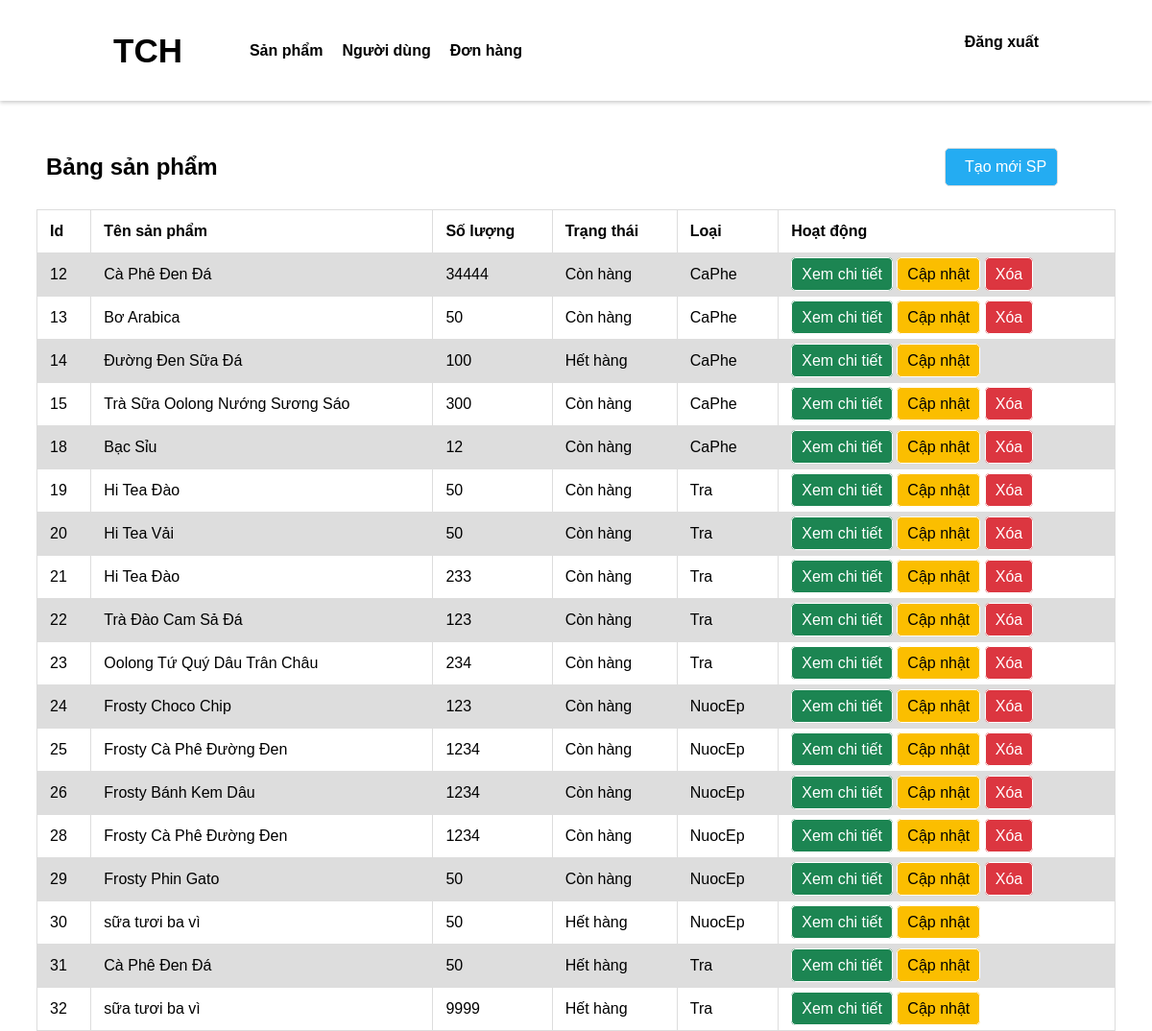
The page /admin/quanLySP.php (signed in) on the database its author committed.
### tables this page shows
CREATE TABLE `san_pham` (
  `id` bigint NOT NULL AUTO_INCREMENT,
  `ten` varchar(50) DEFAULT NULL,
  `loai` varchar(50) DEFAULT NULL,
  `so_luong` int DEFAULT NULL,
  `gia` float DEFAULT NULL,
  `mo_ta` text,
  `anh` varchar(255) DEFAULT NULL,
  `trang_thai` tinyint(1) DEFAULT '1',
  PRIMARY KEY (`id`)
);

### php/admin/getAllObject.php (called while the page is built, shortened)
<?php
function getAll_object($con, $tableName)
{
    $sql = "SELECT * FROM $tableName";
    $Users = [];
    $stmt = $con->prepare($sql);
    if ($stmt) {
        $stmt->execute();
        $result = $stmt->get_result();
        while ($user = $result->fetch_assoc()) {
            $Users[] = $user;
        }
        return $Users;
    }
    return [];
}

### admin/quanLySP.php (the view, shortened to what this page needs)
<!DOCTYPE html>
<html lang="en">
<head>
    <link rel="stylesheet" href="css/quanLy.css">
</head>
<body>
    <?php
    require('layout/header.php');
    require('../php/admin/getAllObject.php');
    $products = getAll_object($con, 'san_pham');
    ?>
    <div class="quanLyDH">
        <div class="title">
            <h2>Bảng sản phẩm</h2>
            <a href="taoMoi_SP.php" class="create">Tạo mới SP</a>
        </div>
        <table>
            <tr>
                <th>Id</th>
                <th>Tên sản phẩm</th>
                <th>Số lượng</th>
                <th>Trạng thái</th>
                <th>Loại</th>
                <th>Hoạt động</th>
            </tr>
            <?php
            foreach ($products as $product) {
            ?>
                <tr>
                    <td><?php echo $product['id'] ?></td>
                    <td><?php echo $product['ten'] ?></td>
                    <td><?php echo $product['so_luong'] ?></td>
                    <td><?php echo $product['trang_thai'] == 1 ? 'Còn hàng' : 'Hết hàng' ?></td>
                    <td><?php echo $product['loai'] ?></td>
                    <td>
                        <a href="xemCT_SP.php?id=<?php echo $product['id'] ?>" style=" background-color: #1C8552; color : white;">Xem chi tiết</a>
                        <a href="capNhat_SP.php?id=<?php echo $product['id'] ?>" style=" background-color: #FBBE00; color : black;">Cập nhật</a>
                        <?php if ($product['trang_thai'] == 1) {
                        ?>
                            <a href="xoa_SP.php?id=<?php echo $product['id'] ?>" style=" background-color: #DC3640; color : white;">Xóa</a>
                        <?php
                        } ?>
                    </td>
                </tr>
            <?php
            }
            ?>
        </table>
    </div>
</body>
</html>

### admin/css/quanLy.css (style rules this page uses)
body { font-family: Arial, sans-serif; }
.quanLyDH { margin: 130px 30px; height: 100vh; }
.quanLyDH table { font-family: arial, sans-serif; border-collapse: collapse; width: 100%; }
td, th { border: 1px solid #dddddd; text-align: left; padding: 13px; }
tr:nth-child(even) { background-color: #dddddd; }
td a, .create { text-decoration: none; padding: 8px 10px; border: 1px solid white; border-radius: 5px; width: 6px; }
.title { display: flex; justify-content: space-between; align-items: center; padding: 10px; }
.title .create { background-color: #24ACF2; color: white; padding: 10px 20px; margin: 0 50px; padding-right: 90px; border: 1px solid #ddd; border-radius: 5px; display: inline-block; text-align: center; text-decoration: none; white-space: nowrap; }
td a, .title .create:hover { background-color: #1c8cd1; }

### rows shown on the page
san_pham: id "12", ten "Cà Phê Đen Đá", so_luong "34444", trang_thai "Còn hàng", loai "CaPhe"
san_pham: id "13", ten "Bơ Arabica", so_luong "50", trang_thai "Còn hàng", loai "CaPhe"
san_pham: id "14", ten "Đường Đen Sữa Đá", so_luong "100", trang_thai "Hết hàng", loai "CaPhe"
san_pham: id "15", ten "Trà Sữa Oolong Nướng Sương Sáo", so_luong "300", trang_thai "Còn hàng", loai "CaPhe"
san_pham: id "18", ten "Bạc Sỉu", so_luong "12", trang_thai "Còn hàng", loai "CaPhe"
san_pham: id "19", ten "Hi Tea Đào", so_luong "50", trang_thai "Còn hàng", loai "Tra"
san_pham: id "20", ten "Hi Tea Vải", so_luong "50", trang_thai "Còn hàng", loai "Tra"
san_pham: id "21", ten "Hi Tea Đào", so_luong "233", trang_thai "Còn hàng", loai "Tra"
san_pham: id "22", ten "Trà Đào Cam Sả Đá", so_luong "123", trang_thai "Còn hàng", loai "Tra"
san_pham: id "23", ten "Oolong Tứ Quý Dâu Trân Châu", so_luong "234", trang_thai "Còn hàng", loai "Tra"
san_pham: id "24", ten "Frosty Choco Chip", so_luong "123", trang_thai "Còn hàng", loai "NuocEp"
san_pham: id "25", ten "Frosty Cà Phê Đường Đen", so_luong "1234", trang_thai "Còn hàng", loai "NuocEp"
san_pham: id "26", ten "Frosty Bánh Kem Dâu", so_luong "1234", trang_thai "Còn hàng", loai "NuocEp"
san_pham: id "28", ten "Frosty Cà Phê Đường Đen", so_luong "1234", trang_thai "Còn hàng", loai "NuocEp"
san_pham: id "29", ten "Frosty Phin Gato", so_luong "50", trang_thai "Còn hàng", loai "NuocEp"
san_pham: id "30", ten "sữa tươi ba vì", so_luong "50", trang_thai "Hết hàng", loai "NuocEp"
san_pham: id "31", ten "Cà Phê Đen Đá", so_luong "50", trang_thai "Hết hàng", loai "Tra"
san_pham: id "32", ten "sữa tươi ba vì", so_luong "9999", trang_thai "Hết hàng", loai "Tra"
